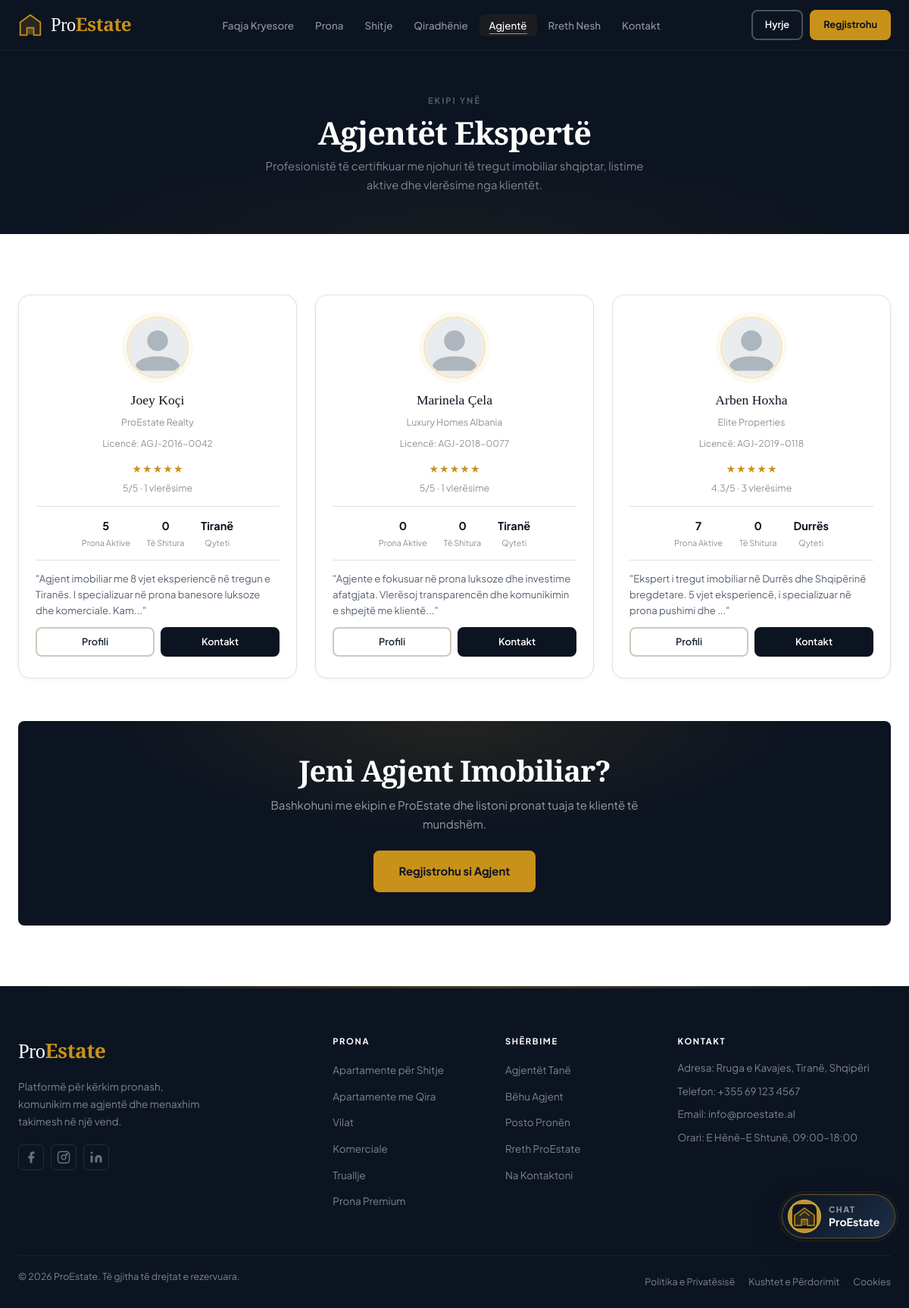
Screenshot of /agents.php with the database file from the repository.
### tables this page shows
CREATE TABLE IF NOT EXISTS `users` (
  `id`                   INT UNSIGNED     NOT NULL AUTO_INCREMENT,
  `email`                VARCHAR(255)     NOT NULL,
  `password`             VARCHAR(255)     NOT NULL COMMENT 'bcrypt hash',
  `first_name`           VARCHAR(100)     NOT NULL,
  `last_name`            VARCHAR(100)     NOT NULL,
  `phone`                VARCHAR(25)      DEFAULT NULL,
  `gender`               ENUM('female','male','other','unspecified') NOT NULL DEFAULT 'unspecified',
  `role`                 ENUM('admin','agent','owner','client') NOT NULL DEFAULT 'client',
  `avatar`               VARCHAR(255)     DEFAULT NULL,
  `bio`                  TEXT             DEFAULT NULL,
  `agency_name`          VARCHAR(200)     DEFAULT NULL,
  `license_number`       VARCHAR(100)     DEFAULT NULL,
  `city`                 VARCHAR(100)     DEFAULT NULL,
  `is_active`            TINYINT(1)       NOT NULL DEFAULT 1,
  `email_verified`       TINYINT(1)       NOT NULL DEFAULT 0,
  `verification_token`   VARCHAR(64)      DEFAULT NULL,
  `reset_token`          VARCHAR(64)      DEFAULT NULL,
  `reset_token_expires`  DATETIME         DEFAULT NULL,
  `last_login`           DATETIME         DEFAULT NULL,
  `created_at`           TIMESTAMP        NOT NULL DEFAULT CURRENT_TIMESTAMP,
  `updated_at`           TIMESTAMP        NOT NULL DEFAULT CURRENT_TIMESTAMP ON UPDATE CURRENT_TIMESTAMP,
  PRIMARY KEY (`id`),
  UNIQUE KEY `uq_email` (`email`),
  KEY `idx_role` (`role`),
  KEY `idx_active` (`is_active`)
);

### includes/db.php (called while the page is built, shortened)
<?php
class Database {
    private static ?PDO $instance = null;
    public static function getInstance(): PDO {
        if (self::$instance === null) {
            $dsn = "mysql:host=" . DB_HOST . ";dbname=" . DB_NAME
                 . ";charset=" . DB_CHARSET;
            $options = [
                PDO::ATTR_ERRMODE            => PDO::ERRMODE_EXCEPTION,
                PDO::ATTR_DEFAULT_FETCH_MODE => PDO::FETCH_ASSOC,
                PDO::ATTR_EMULATE_PREPARES   => false,
                PDO::MYSQL_ATTR_INIT_COMMAND => "SET NAMES utf8mb4 COLLATE utf8mb4_unicode_ci",
            ];
            try {
                self::$instance = new PDO($dsn, DB_USER, DB_PASS, $options);
            } catch (PDOException $e) {
                if (APP_DEBUG) {
                    $setup_url = ((!empty($_SERVER['HTTPS'])&&$_SERVER['HTTPS']!=='off')?'https':'http')
                    . '://' . ($_SERVER['HTTP_HOST']??'localhost')
                    . str_replace('/config/config.php','',str_replace($_SERVER['DOCUMENT_ROOT']??'','',__FILE__))
                    . '/../setup.php';
                die('<!DOCTYPE html><html><head><meta charset="UTF-8"><title>Gabim DB — ProEstate</title>'
                    . '<style>body{font-family:system-ui;background:#f0f2f5;display:flex;align-items:center;justify-content:center;min-height:100vh;margin:0}'
                    . '.box{background:#fff;border-radius:12px;padding:40px;max-width:500px;text-align:center;box-shadow:0 4px 24px rgba(0,0,0,.1)}'
                    . 'h2{color:#dc2626;margin-bottom:12px}p{color:#6b7280;font-size:.9rem;margin-bottom:20px}'
                    . 'code{background:#f0f2f5;padding:4px 8px;border-radius:4px;font-size:.85rem}'
                    . 'a{display:inline-block;padding:10px 24px;background:#0a1628;color:#fff;border-radius:8px;text-decoration:none;font-weight:700}'
                    . '</style></head><body><div class="box">'
                    . '<h2>⚠️ Gabim Databaze</h2>'
                    . '<p>ProEstate nuk mund të lidhet me MySQL.<br><strong>Mesazhi:</strong> <code>' . htmlspecialchars($e->getMessage()) . '</code></p>'
                    . '<p>Kontrollo kredencialet në <code>config/config.php</code></p>'
                    . '<a href="setup.php">🔧 Hap Setup</a>'
                    . '</div></body></html>');
                } else {
                    die('Gabim i brendshëm. Ju lutemi provoni më vonë.');
                }
            }
        }
        return self::$instance;
    }
}
function db(): PDO {
    return Database::getInstance();
}
function db_query(string $sql, array $params = []): PDOStatement {
    $stmt = db()->prepare($sql);
    $stmt->execute($params);
    return $stmt;
}
function db_rows(string $sql, array $params = []): array {
    return db_query($sql, $params)->fetchAll();
}

### includes/security.php (called while the page is built, shortened)
<?php
function e(string $str): string {
    return htmlspecialchars($str, ENT_QUOTES | ENT_HTML5, 'UTF-8');
}

### includes/auth.php (called while the page is built, shortened)
<?php
function is_logged_in(): bool {
    return !empty($_SESSION['user_id']);
}

### agents.php (the view, shortened to what this page needs)
<?php
require_once __DIR__ . '/includes/db.php';
require_once __DIR__ . '/includes/security.php';
require_once __DIR__ . '/includes/auth.php';
require_once __DIR__ . '/includes/functions.php';
$agents = db_rows(
    "SELECT u.*,
       COUNT(DISTINCT p.id) as prop_count,
       COUNT(DISTINCT p2.id) as sold_count,
       COALESCE(AVG(r.rating),0) as avg_rating,
       COUNT(DISTINCT r.id) as review_count
     FROM users u
     LEFT JOIN properties p  ON p.agent_id=u.id AND p.is_active=1 AND p.approval_status='approved'
     LEFT JOIN properties p2 ON p2.agent_id=u.id AND p2.status IN ('sold','rented')
     LEFT JOIN reviews r ON r.agent_id=u.id
     WHERE u.role='agent' AND u.is_active=1
     GROUP BY u.id
     ORDER BY avg_rating DESC, prop_count DESC"
);
require __DIR__ . '/templates/header.php';
?>
<header class="page-header page-header--center">
  <div class="container page-header__inner">
    <div class="page-header__eyebrow">Ekipi Ynë</div>
    <h1>Agjentët Ekspertë</h1>
    <p>Profesionistë të certifikuar me njohuri të tregut imobiliar shqiptar, listime aktive dhe vlerësime nga klientët.</p>
  </div>
</header>
<section class="section">
  <div class="container">
    <div class="agent-directory-grid">
      <?php foreach ($agents as $a):
        $avg = round((float)$a['avg_rating'], 1);
      ?>
      <div class="agent-card">
        <img src="<?= get_avatar_url($a['avatar']) ?>" alt="<?= e($a['first_name']) ?>" class="agent-card__avatar">
        <div class="agent-card__name"><?= e($a['first_name'].' '.$a['last_name']) ?></div>
        <div class="agent-card__agency"><?= e($a['agency_name'] ?? 'ProEstate Realty') ?></div>
        <?php if ($a['license_number']): ?>
        <div class="agent-card__license">Licencë: <?= e($a['license_number']) ?></div>
        <?php endif; ?>
        <?= render_stars($avg) ?>
        <div style="font-size:.78rem;color:var(--text-3);margin:4px 0;"><?= $avg > 0 ? $avg.'/5 · '.$a['review_count'].' vlerësime' : 'Pa vlerësime ende' ?></div>
        <div class="agent-card__stats">
          <div class="agent-stat"><div class="agent-stat__n"><?= $a['prop_count'] ?></div><div class="agent-stat__l">Prona Aktive</div></div>
          <div class="agent-stat"><div class="agent-stat__n"><?= $a['sold_count'] ?></div><div class="agent-stat__l">Të Shitura</div></div>
          <div class="agent-stat"><div class="agent-stat__n"><?= e($a['city'] ?? '-') ?></div><div class="agent-stat__l">Qyteti</div></div>
        </div>
        <?php if ($a['bio']): ?>
        <p class="agent-card__bio">"<?= e(mb_substr($a['bio'],0,120)) ?>..."</p>
        <?php endif; ?>
        <div class="agent-card__actions">
          <a href="<?= SITE_URL ?>/agent.php?id=<?= $a['id'] ?>" class="btn btn--outline-navy btn--sm">Profili</a>
          <?php if (is_logged_in() && current_user_id() !== $a['id']): ?>
          <a href="<?= SITE_URL ?>/dashboard/messages.php?to=<?= $a['id'] ?>" class="btn btn--navy btn--sm">Mesazh</a>
          <?php elseif (!is_logged_in()): ?>
          <a href="tel:<?= e($a['phone'] ?? '') ?>" class="btn btn--navy btn--sm">Kontakt</a>
          <?php endif; ?>
        </div>
      </div>
      <?php endforeach; ?>
    </div>
    <div class="page-cta">
      <h2>Jeni Agjent Imobiliar?</h2>
      <p>Bashkohuni me ekipin e ProEstate dhe listoni pronat tuaja te klientë të mundshëm.</p>
      <a href="<?= SITE_URL ?>/register.php?role=agent" class="btn btn--primary btn--lg">Regjistrohu si Agjent</a>
    </div>
  </div>
</section>
<?php require __DIR__ . '/templates/footer.php'; ?>

### includes/functions.php (shortened to what this page needs)
<?php
function get_avatar_url(?string $avatar): string {
    return SITE_URL . '/assets/images/default-avatar.svg';
}
function render_stars(float $rating, bool $readonly = true): string {
    $html = '<div class="stars' . ($readonly ? '' : ' stars--interactive') . '">';
    for ($i = 1; $i <= 5; $i++) {
        $class = $i <= $rating ? 'star star--filled' : 'star';
        $html .= "<span class=\"{$class}\">★</span>";
    }
    $html .= '</div>';
    return $html;
}

### rows the page displays
users: first_name+last_name "Joey Koçi", agency_name "ProEstate Realty", license_number "AGJ-2016-0042", avg "5", review_count "1", prop_count "5", sold_count "0", city "Tiranë", bio "Agjent imobiliar me 8 vjet eksperiencë në tregun e Tiranës. I specializuar në prona banesore luksoze dhe komerciale. Kam"
users: first_name+last_name "Marinela Çela", agency_name "Luxury Homes Albania", license_number "AGJ-2018-0077", avg "5", review_count "1", prop_count "0", sold_count "0", city "Tiranë", bio "Agjente e fokusuar në prona luksoze dhe investime afatgjata. Vlerësoj transparencën dhe komunikimin e shpejtë me klientë"
users: first_name+last_name "Arben Hoxha", agency_name "Elite Properties", license_number "AGJ-2019-0118", avg "4.3", review_count "3", prop_count "7", sold_count "0", city "Durrës", bio "Ekspert i tregut imobiliar në Durrës dhe Shqipërinë bregdetare. 5 vjet eksperiencë, i specializuar në prona pushimi dhe"

### other values shown
SITE_ADDRESS "Rruga e Kavajes, Tiranë, Shqipëri"
SITE_PHONE "+355 69 123 4567"
SITE_EMAIL "info@proestate.al"
SITE_NAME "ProEstate"
